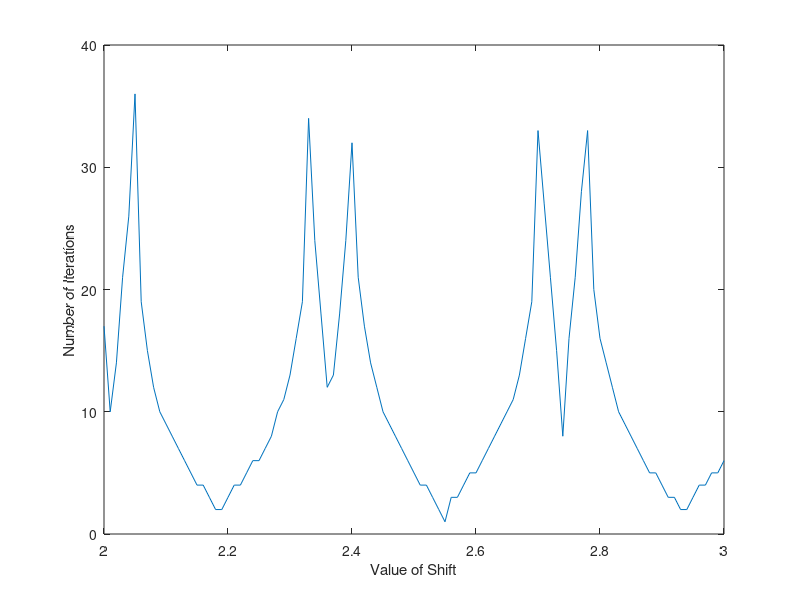

This chart was generated by the following MATLAB code:
n = 100;
x3 = 3 * ones(n, 1);
x2 = 2 * ones(n-1, 1);
x1 = ones(n-2,1);
A3 = diag(x3);
A2_1 = diag(x2, -1);
A2_2 = diag(x2, 1);
A1_1 = diag(x1, -2);
A1_2 = diag(x1, 2);

A = A3+A2_1+A2_2+A1_1+A1_2;


x = ones(n, 1);

interval = 0.01;
x2 = 3;
x1 = 2;

q = (x2-x1)/ interval +1;

sigma = linspace(2, 3, q);

I_ = ones(1, n);
I = diag(I_);

maxit = 2000;
tol = 1e-05;

for i = 1:numel(sigma)
    shift = sigma(i);
    x = ones(100, 1);
    for it = 1:maxit
        w = (shift*I-A)\x;
        x = w / norm(w);
        l1 = dot(x, x);
        l2 = dot(x,(shift*I-A)\x);
        lambda = shift -l1/l2;
        r = norm(A*x - lambda*x);
        if r < tol
            break;
        end    
        t = it;
    end
    s(i) = shift;
    c(i) = t;
end

plot(s,c)
xlabel('Value of Shift')
ylabel('Number of Iterations')

